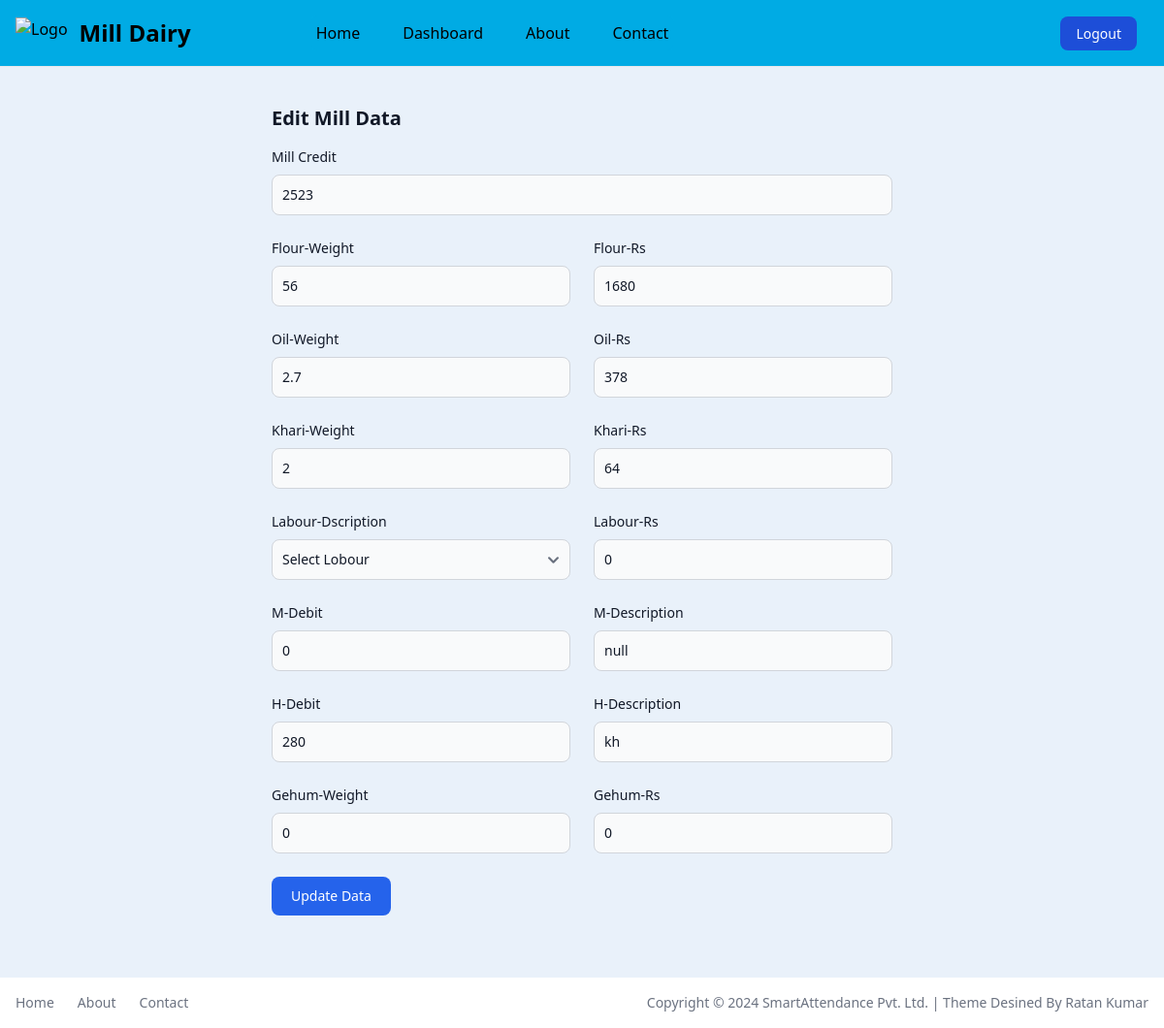
/edit_data/92 (signed in), run on an earlier commit of the app's database.
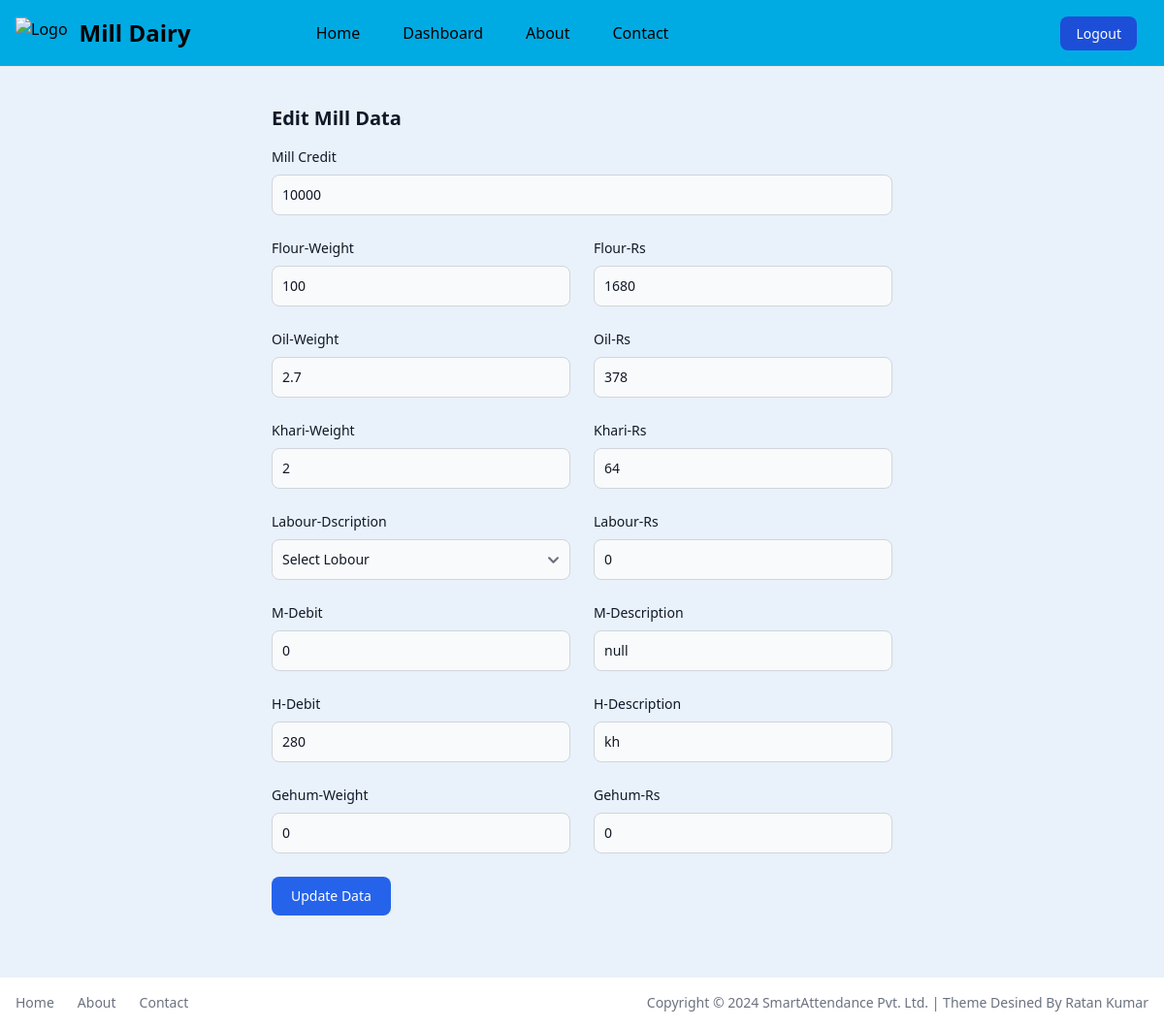
And on a later commit of the database.
### app.py (models this page shows, shortened)
class MillData(db.Model):
    id = db.Column(db.Integer, primary_key=True)
    user_id = db.Column(db.Integer, db.ForeignKey('user.id'), nullable=False)
    date = db.Column(db.Date, default=datetime.datetime.now)
    mill_credit = db.Column(db.Integer, nullable=False)
    flour_weight = db.Column(db.Integer, nullable=False)
    flour_rs = db.Column(db.Integer, nullable=False)
    oil_weight = db.Column(db.Integer, nullable=False)
    oil_rs = db.Column(db.Integer, nullable=False)
    khari_weight = db.Column(db.Integer, nullable=False)
    khari_rs = db.Column(db.Integer, nullable=False)
    labour_dscri = db.Column(db.String(100), nullable=False)
    labour_rs = db.Column(db.Integer, nullable=False)
    mill_debit = db.Column(db.Integer, nullable=False)
    mill_dscri = db.Column(db.String(100), nullable=False)
    home_debit = db.Column(db.Integer, nullable=False)
    home_dscri = db.Column(db.String(100), nullable=False)
    gehum_weight = db.Column(db.Integer, nullable=False)
    gehum_rs = db.Column(db.Integer, nullable=False)
    total_credit = db.Column(db.Integer, nullable=False)
    total_debit = db.Column(db.Integer, nullable=False)
    user = db.relationship('User', backref=db.backref('milldatas', lazy=True))

### app.py (the view)
@app.route('/edit_data/<int:data_id>', methods=['GET'])
def edit_data(data_id):
    if 'email' in session:
        user = User.query.filter_by(email=session['email']).first()
        mill_data = MillData.query.filter_by(id=data_id, user_id=user.id).first()
        if not mill_data:
            flash('Data not found or you do not have permission to edit this data.', 'error')
            return redirect('/dashboard')
        return render_template('edit_data.html', mill_data=mill_data)
    else:
        flash('You need to login first.', 'error')
        return redirect('/login')

### templates/edit_data.html (shortened to what the changed rows need)
{% extends 'layout.html' %}
{% block content %}
<div class="pt-[44px] w-full">
    <section class="bg-[#E9F1FA] dark:bg-gray-900">
        <div class="py-8 px-4 mx-auto max-w-2xl lg:py-16">
            <h2 class="mb-4 text-xl font-bold text-gray-900 dark:text-white">Edit Mill Data</h2>
            <form action="{{ url_for('update_data', data_id=mill_data.id) }}" method="post">
                <div class="grid gap-4 sm:grid-cols-2 sm:gap-6">
                    <div class="sm:col-span-2">
                        <label for="Mill Credit" class="block mb-2 text-sm font-medium text-gray-900 dark:text-white">
                            Mill Credit
                        </label>
                        <input type="number" name="m_credit" value="{{ mill_data.mill_credit }}" class="bg-gray-50 border border-gray-300 text-gray-900 text-sm rounded-lg focus:ring-primary-600 focus:border-primary-600 block w-full p-2.5 dark:bg-gray-700 dark:border-gray-600 dark:placeholder-gray-400 dark:text-white dark:focus:ring-primary-500 dark:focus:border-primary-500" required>
                    </div>
                    <div>
                        <label for="Flour-Weight" class="block mb-2 text-sm font-medium text-gray-900 dark:text-white">
                            Flour-Weight
                        </label>
                        <input type="number" step="0.01" name="flour_weight" value="{{ mill_data.flour_weight }}" class="bg-gray-50 border border-gray-300 text-gray-900 text-sm rounded-lg focus:ring-primary-600 focus:border-primary-600 block w-full p-2.5 dark:bg-gray-700 dark:border-gray-600 dark:placeholder-gray-400 dark:text-white dark:focus:ring-primary-500 dark:focus:border-primary-500" required>
                    </div>
                    <div class="w-full">
                        <label for="FLOUR-Rs" class="block mb-2 text-sm font-medium text-gray-900 dark:text-white">
                            Flour-Rs
                        </label>
                        <input type="number" name="flour_rs" value="{{ mill_data.flour_rs }}" class="bg-gray-50 border border-gray-300 text-gray-900 text-sm rounded-lg focus:ring-primary-600 focus:border-primary-600 block w-full p-2.5 dark:bg-gray-700 dark:border-gray-600 dark:placeholder-gray-400 dark:text-white dark:focus:ring-primary-500 dark:focus:border-primary-500" required>
                    </div>
                    <div>
                        <label for="Oil-Weight" class="block mb-2 text-sm font-medium text-gray-900 dark:text-white">
                            Oil-Weight
                        </label>
                        <input type="number" step="0.01" name="oil_weight" value="{{ mill_data.oil_weight }}" class="bg-gray-50 border border-gray-300 text-gray-900 text-sm rounded-lg focus:ring-primary-600 focus:border-primary-600 block w-full p-2.5 dark:bg-gray-700 dark:border-gray-600 dark:placeholder-gray-400 dark:text-white dark:focus:ring-primary-500 dark:focus:border-primary-500" placeholder="12Kg" required="">
                    </div>
                    <div class="w-full">
                        <label for="Oil-Rs" class="block mb-2 text-sm font-medium text-gray-900 dark:text-white">
                            Oil-Rs
                        </label>
                        <input type="number" name="oil_rs" value="{{ mill_data.oil_rs }}" class="bg-gray-50 border border-gray-300 text-gray-900 text-sm rounded-lg focus:ring-primary-600 focus:border-primary-600 block w-full p-2.5 dark:bg-gray-700 dark:border-gray-600 dark:placeholder-gray-400 dark:text-white dark:focus:ring-primary-500 dark:focus:border-primary-500" placeholder="Rs.2999" required="">
                    </div>
                    <div>
                        <label for="khari-Weight" class="block mb-2 text-sm font-medium text-gray-900 dark:text-white">
                            Khari-Weight
                        </label>
                        <input type="number" step="0.01" name="khari_weight" value="{{ mill_data.khari_weight }}" class="bg-gray-50 border border-gray-300 text-gray-900 text-sm rounded-lg focus:ring-primary-600 focus:border-primary-600 block w-full p-2.5 dark:bg-gray-700 dark:border-gray-600 dark:placeholder-gray-400 dark:text-white dark:focus:ring-primary-500 dark:focus:border-primary-500" placeholder="12Kg" required="">
                    </div>
                    <div class="w-full">
                        <label for=" Khari-Rs" class="block mb-2 text-sm font-medium text-gray-900 dark:text-white">
                            Khari-Rs
                        </label>
                        <input type="number" name="khari_rs" value="{{ mill_data.khari_rs }}" class="bg-gray-50 border border-gray-300 text-gray-900 text-sm rounded-lg focus:ring-primary-600 focus:border-primary-600 block w-full p-2.5 dark:bg-gray-700 dark:border-gray-600 dark:placeholder-gray-400 dark:text-white dark:focus:ring-primary-500 dark:focus:border-primary-500" placeholder="Rs.2999" required="">
                    </div>
                    <div>
                        <label for="Labour-Dscri" class="block mb-2 text-sm font-medium text-gray-900 dark:text-white">
                            Labour-Dscription
                        </label>
                        <select id="category" name="labour_dscri" value="{{ mill_data.labour_dscri }}" required=""
                            class="bg-gray-50 border border-gray-300 text-gray-900 text-sm rounded-lg focus:ring-primary-500 focus:border-primary-500 block w-full p-2.5 dark:bg-gray-700 dark:border-gray-600 dark:placeholder-gray-400 dark:text-white dark:focus:ring-primary-500 dark:focus:border-primary-500">
                            <option selected="">Select Lobour</option>
                        </select>
                    </div>
                    <div class="w-full">
                        <label for="Labour-Rs" class="block mb-2 text-sm font-medium text-gray-900 dark:text-white">
                            Labour-Rs
                        </label>
                        <input type="number" name="labour_rs" value="{{ mill_data.labour_rs }}" class="bg-gray-50 border border-gray-300 text-gray-900 text-sm rounded-lg focus:ring-primary-600 focus:border-primary-600 block w-full p-2.5 dark:bg-gray-700 dark:border-gray-600 dark:placeholder-gray-400 dark:text-white dark:focus:ring-primary-500 dark:focus:border-primary-500" placeholder="Rs.2999" required="">
                    </div>
                    <div class="w-full">
                        <label for="M-Debit" class="block mb-2 text-sm font-medium text-gray-900 dark:text-white">
                            M-Debit
                        </label>
                        <input type="number" name="mill_debit" value="{{ mill_data.mill_debit }}" class="bg-gray-50 border border-gray-300 text-gray-900 text-sm rounded-lg focus:ring-primary-600 focus:border-primary-600 block w-full p-2.5 dark:bg-gray-700 dark:border-gray-600 dark:placeholder-gray-400 dark:text-white dark:focus:ring-primary-500 dark:focus:border-primary-500" placeholder="Rs.2999" required="">
                    </div>
                    <div class="w-full">
                        <label for="M-Description" class="block mb-2 text-sm font-medium text-gray-900 dark:text-white">
                            M-Description
                        </label>
                        <input type="text" name="mill_dscri" value="{{ mill_data.mill_dscri }}" class="bg-gray-50 border border-gray-300 text-gray-900 text-sm rounded-lg focus:ring-primary-600 focus:border-primary-600 block w-full p-2.5 dark:bg-gray-700 dark:border-gray-600 dark:placeholder-gray-400 dark:text-white dark:focus:ring-primary-500 dark:focus:border-primary-500" placeholder="Mill Description" required="">
                    </div>
                    <div class="w-full">
                        <label for="H-Debit" class="block mb-2 text-sm font-medium text-gray-900 dark:text-white">
                            H-Debit
                        </label>
                        <input type="number" name="home_debit" value="{{ mill_data.home_debit }}" class="bg-gray-50 border border-gray-300 text-gray-900 text-sm rounded-lg focus:ring-primary-600 focus:border-primary-600 block w-full p-2.5 dark:bg-gray-700 dark:border-gray-600 dark:placeholder-gray-400 dark:text-white dark:focus:ring-primary-500 dark:focus:border-primary-500" placeholder="Rs.2999" required="">
                    </div>
                    <div class="w-full">
                        <label for="H-Description" class="block mb-2 text-sm font-medium text-gray-900 dark:text-white">
                            H-Description
                        </label>
                        <input type="text" name="home_dscri" value="{{ mill_data.home_dscri }}" class="bg-gray-50 border border-gray-300 text-gray-900 text-sm rounded-lg focus:ring-primary-600 focus:border-primary-600 block w-full p-2.5 dark:bg-gray-700 dark:border-gray-600 dark:placeholder-gray-400 dark:text-white dark:focus:ring-primary-500 dark:focus:border-primary-500" placeholder="Home Description" required="">
                    </div>
                    <div>
                        <label for="Gehum-Weight" class="block mb-2 text-sm font-medium text-gray-900 dark:text-white">
                            Gehum-Weight
                        </label>
                        <input type="number" step="0.01" name="gehum_weight" value="{{ mill_data.gehum_weight }}" class="bg-gray-50 border border-gray-300 text-gray-900 text-sm rounded-lg focus:ring-primary-600 focus:border-primary-600 block w-full p-2.5 dark:bg-gray-700 dark:border-gray-600 dark:placeholder-gray-400 dark:text-white dark:focus:ring-primary-500 dark:focus:border-primary-500" placeholder="12Kg" required="">
                    </div>
                    <div class="w-full">
                        <label for=" Gehum-Rs" class="block mb-2 text-sm font-medium text-gray-900 dark:text-white">
                            Gehum-Rs
                        </label>
                        <input type="number" name="gehum_rs" value="{{ mill_data.gehum_rs }}" class="bg-gray-50 border border-gray-300 text-gray-900 text-sm rounded-lg focus:ring-primary-600 focus:border-primary-600 block w-full p-2.5 dark:bg-gray-700 dark:border-gray-600 dark:placeholder-gray-400 dark:text-white dark:focus:ring-primary-500 dark:focus:border-primary-500" placeholder="Rs.2999" required="">
                    </div>
                </div>
            </form>
        </div>
    </section>
</div>
{% endblock %}

What changed in the data, as far as the page shows it:
changed MillData "Select Lobour": m_credit "2523" → "10000"; flour_weight "56" → "100"
